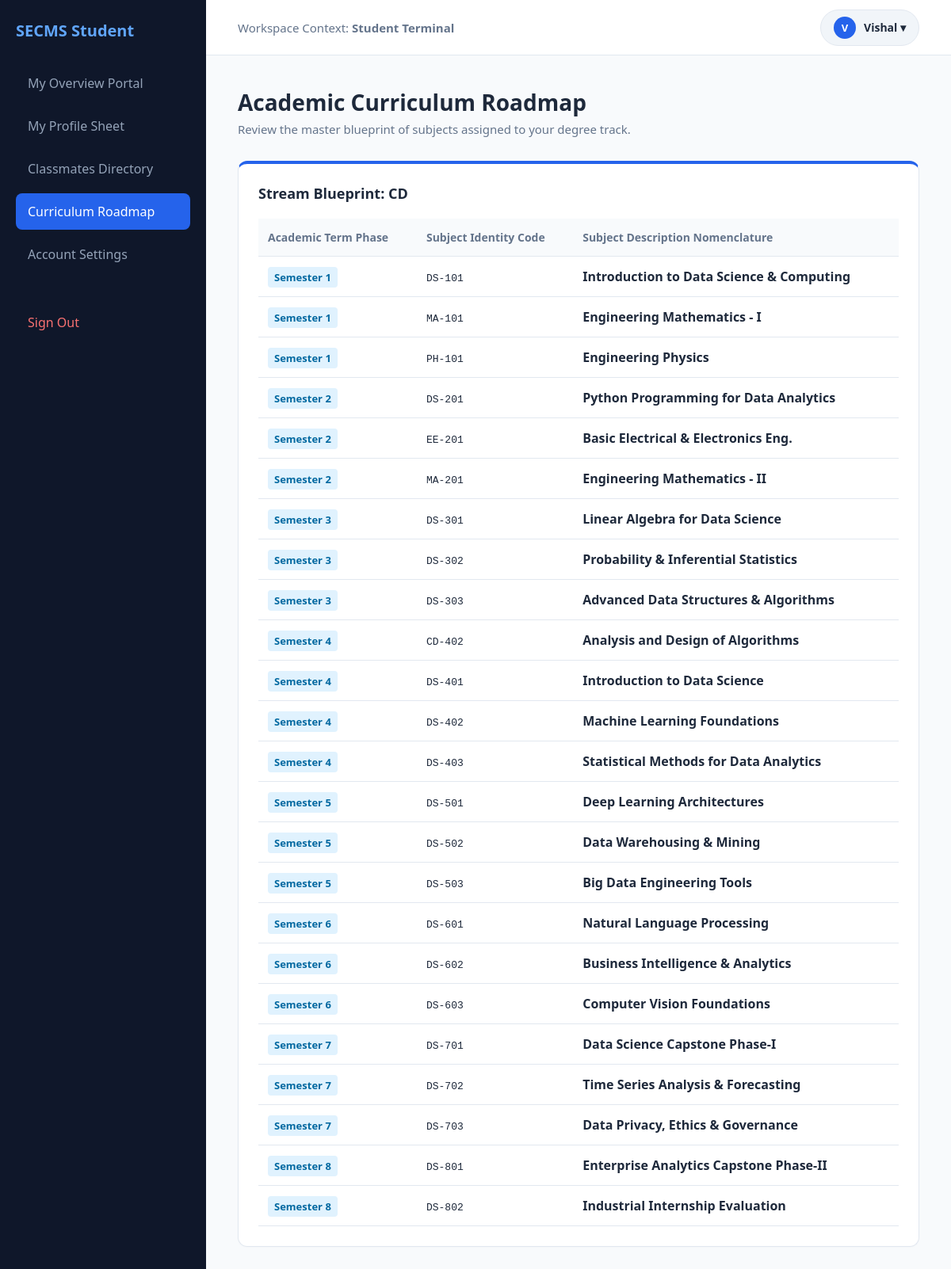
Screenshot of /student_curriculum.php (signed in) with the database file from the repository.
### tables this page shows
CREATE TABLE `users` (
  `id` int(11) NOT NULL,
  `username` varchar(50) NOT NULL,
  `password` varchar(255) NOT NULL,
  `email` varchar(100) NOT NULL,
  `role` enum('admin','faculty','student') NOT NULL,
  `status` enum('pending','approved') DEFAULT 'pending',
  `created_at` timestamp NOT NULL DEFAULT current_timestamp(),
  `course_code` varchar(20) DEFAULT NULL,
  `batch_id` int(11) DEFAULT NULL
);

CREATE TABLE `subjects` (
  `id` int(11) NOT NULL,
  `subject_code` varchar(20) NOT NULL,
  `subject_name` varchar(150) NOT NULL,
  `course_code` varchar(20) DEFAULT NULL,
  `semester` int(11) NOT NULL
);

### student_curriculum.php (the view, shortened to what this page needs)
<?php
include 'db_connect.php';
$student_id = $_SESSION['user_id'];
$student_name = $_SESSION['username'] ?? 'Student';
$profile_query = $conn->query("SELECT course_code FROM users WHERE id = $student_id");
$profile = $profile_query->fetch_assoc();
$course = $profile['course_code'] ?? '';
$subjects_res = null;
if (!empty($course)) {
    $subjects_res = $conn->query("SELECT * FROM subjects WHERE course_code = '$course' ORDER BY semester ASC, subject_code ASC");
}
?>
<!DOCTYPE html>
<html lang="en">
<head>
</head>
<body>
<div class="sidebar">
    <h3>SECMS Student</h3>
    <a href="student_dashboard.php">My Overview Portal</a>
    <a href="student_profile.php">My Profile Sheet</a>
    <a href="student_classmates.php">Classmates Directory</a>
    <a href="student_curriculum.php" class="active">Curriculum Roadmap</a>
    <a href="profile.php">Account Settings</a>
    <a href="logout.php" style="color: #f87171; margin-top: 40px; display: block;">Sign Out</a>
</div>
<div class="workspace">
    <header class="top-header">
        <div style="font-size: 15px; font-weight: 500; color: #64748b;">Workspace Context: <strong>Student Terminal</strong></div>
        <div class="profile-menu" style="position: relative; display: inline-block;">
            <div class="profile-trigger" style="display: flex; align-items: center; gap: 10px; background: #f1f5f9; padding: 8px 16px; border-radius: 50px; cursor: pointer; font-weight: 600; font-size: 14px; border: 1px solid var(--border);" onclick="var d = document.getElementById('stu-drop'); d.style.display = d.style.display === 'block' ? 'none' : 'block';">
                <div style="width: 28px; height: 28px; background: var(--accent); color: white; border-radius: 50%; display: flex; align-items: center; justify-content: center; font-size: 13px;">
                    <?php echo strtoupper(substr($student_name, 0, 1)); ?>
                </div>
                <?php echo htmlspecialchars($student_name); ?> ▾
            </div>
        </div>
    </header>
    <main class="main-content">
        <h1>Academic Curriculum Roadmap</h1>
        <div class="subtitle">Review the master blueprint of subjects assigned to your degree track.</div>
        <div class="card" style="border-top: 4px solid var(--accent);">
            <h2 style="margin-top: 0; font-size: 18px; margin-bottom: 20px;">Stream Blueprint: <?php echo htmlspecialchars($course ?: 'Unassigned'); ?></h2>
            <table>
                <thead>
                    <tr>
                        <th>Academic Term Phase</th>
                        <th>Subject Identity Code</th>
                        <th>Subject Description Nomenclature</th>
                    </tr>
                </thead>
                <tbody>
                    <?php if($subjects_res && $subjects_res->num_rows > 0): while($s = $subjects_res->fetch_assoc()): ?>
                    <tr>
                        <td><span class="sem-badge">Semester <?php echo $s['semester']; ?></span></td>
                        <td><code><?php echo htmlspecialchars($s['subject_code']); ?></code></td>
                        <td><strong><?php echo htmlspecialchars($s['subject_name']); ?></strong></td>
                    </tr>
                    <?php endwhile; else: ?>
                    <tr><td colspan="3" style="text-align:center; padding:30px; color:var(--text-light);">No course mapping data generated for your account yet. Please contact the Admin.</td></tr>
                    <?php endif; ?>
                </tbody>
            </table>
        </div>
    </main>
</div>
</body>
</html>

### student_curriculum.php (style rules this page uses)
:root { --primary: #0f172a; --accent: #2563eb; --bg: #f8fafc; --card: #ffffff; --border: #e2e8f0; --text: #1e293b; --text-light: #64748b; }
body { font-family: 'Segoe UI', system-ui, sans-serif; background: var(--bg); color: var(--text); margin: 0; display: flex; min-height: 100vh; }
.sidebar { width: 260px; background: var(--primary); color: white; padding: 25px 20px; box-sizing: border-box; flex-shrink: 0; }
.sidebar h3 { margin: 0 0 30px 0; color: #60a5fa; font-size: 20px; }
.sidebar a { display: block; color: #94a3b8; text-decoration: none; padding: 12px 15px; border-radius: 8px; margin-bottom: 8px; font-weight: 500; transition: all 0.2s; }
.sidebar a:hover, .sidebar a.active { background: #1e293b; color: white; }
.sidebar a.active { background: var(--accent); }
.workspace { flex: 1; display: flex; flex-direction: column; min-width: 0; }
.top-header { background: var(--card); height: 70px; border-bottom: 1px solid var(--border); display: flex; justify-content: space-between; align-items: center; padding: 0 40px; box-sizing: border-box; }
.main-content { padding: 40px; box-sizing: border-box; overflow-y: auto; }
h1 { margin: 0 0 5px 0; font-size: 28px; }
.subtitle { color: var(--text-light); margin-bottom: 30px; font-size: 15px; }
.card { background: var(--card); border: 1px solid var(--border); border-radius: 12px; padding: 25px; box-shadow: 0 1px 3px rgba(0,0,0,0.02); }
table { width: 100%; border-collapse: collapse; margin-top: 15px; }
th, td { padding: 14px 12px; border-bottom: 1px solid var(--border); text-align: left; }
th { background: #f8fafc; color: var(--text-light); font-weight: 600; font-size: 14px; }
.sem-badge { background: #e0f2fe; color: #0369a1; padding: 4px 8px; border-radius: 4px; font-weight: 600; font-size: 13px; }

### rows the page displays
users: course_code "CD"
subjects: semester "1", subject_code "DS-101", subject_name "Introduction to Data Science & Computing"
subjects: semester "1", subject_code "MA-101", subject_name "Engineering Mathematics - I"
subjects: semester "1", subject_code "PH-101", subject_name "Engineering Physics"
subjects: semester "2", subject_code "DS-201", subject_name "Python Programming for Data Analytics"
subjects: semester "2", subject_code "EE-201", subject_name "Basic Electrical & Electronics Eng."
subjects: semester "2", subject_code "MA-201", subject_name "Engineering Mathematics - II"
subjects: semester "3", subject_code "DS-301", subject_name "Linear Algebra for Data Science"
subjects: semester "3", subject_code "DS-302", subject_name "Probability & Inferential Statistics"
subjects: semester "3", subject_code "DS-303", subject_name "Advanced Data Structures & Algorithms"
subjects: semester "4", subject_code "CD-402", subject_name "Analysis and Design of Algorithms"
subjects: semester "4", subject_code "DS-401", subject_name "Introduction to Data Science"
subjects: semester "4", subject_code "DS-402", subject_name "Machine Learning Foundations"
subjects: semester "4", subject_code "DS-403", subject_name "Statistical Methods for Data Analytics"
subjects: semester "5", subject_code "DS-501", subject_name "Deep Learning Architectures"
subjects: semester "5", subject_code "DS-502", subject_name "Data Warehousing & Mining"
subjects: semester "5", subject_code "DS-503", subject_name "Big Data Engineering Tools"
subjects: semester "6", subject_code "DS-601", subject_name "Natural Language Processing"
subjects: semester "6", subject_code "DS-602", subject_name "Business Intelligence & Analytics"
subjects: semester "6", subject_code "DS-603", subject_name "Computer Vision Foundations"
subjects: semester "7", subject_code "DS-701", subject_name "Data Science Capstone Phase-I"
subjects: semester "7", subject_code "DS-702", subject_name "Time Series Analysis & Forecasting"
subjects: semester "7", subject_code "DS-703", subject_name "Data Privacy, Ethics & Governance"
subjects: semester "8", subject_code "DS-801", subject_name "Enterprise Analytics Capstone Phase-II"
subjects: semester "8", subject_code "DS-802", subject_name "Industrial Internship Evaluation"

### other values shown
substr($student_name, 0, 1) "V"
$student_name "Vishal"
